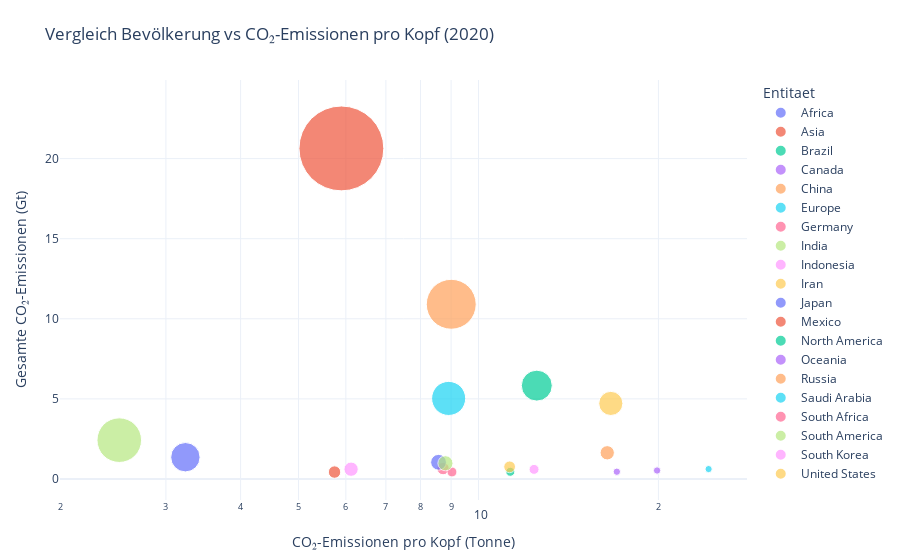

This figure's notebook cell:
### Markdown cell above
### 6. Vergleich Bevölkerung mit Co2/ Einwohner

### Code cell
def plot_population_vs_emissions(capita_df, total_df, year=2020, excluded_categories=['economic_groups', 'political_unions', 'global', 'exclusions']):

    # Reinigung
    capita_clean = exclude_entities(capita_df, excluded_categories)
    total_clean = exclude_entities(total_df, excluded_categories)

    # Jahr Filtern
    capita_year = capita_clean[capita_clean['Year'] == year]
    total_year = total_clean[total_clean['Year'] == year]

    # Die beide DataFrames zusammenfügen
    merged = capita_year.merge(
        total_year[['Entity', 'Year', 'Co2_emissions']],
        on=['Entity', 'Year'],
        how='inner'
    )
    # In eine neue variabel speicher udn die 20 groeßten rausholen 
    merged = merged[merged['Co2_capita_emissions'] > 0].copy()
    top20_entites = merged.nlargest(20, 'Co2_emissions')["Entity"]
    merged = merged[merged["Entity"].isin(top20_entites)].copy()

    # Berechnung der theoretischen Bevölkerung
    merged['population_est'] = merged['Co2_emissions'] / merged['Co2_capita_emissions']
    merged['Bevölkerung (geschätzt)'] = (merged['population_est'] / 1_000_000).round(1).astype(str) + " Mio"

    # Gesamtemissionen in Milliarden umrechnen 
    merged['Co2_emissions_Gt'] = merged['Co2_emissions'] / 1e9

    # Grafik erstellen
    fig = px.scatter(
        merged,
        x='Co2_capita_emissions',
        y='Co2_emissions_Gt',
        color='Entity',
        size='population_est',
        hover_name='Entity',
        hover_data={
            'Bevölkerung (geschätzt)': True,
            'Co2_capita_emissions': ':.2f',
            'Co2_emissions_Gt': ':.2f',
            'population_est': False
        },
        size_max=60,
        log_x=True,
        labels={
            'Co2_capita_emissions': 'CO₂-Emissionen pro Kopf (Tonnen)',
            'Co2_emissions_Gt': 'Gesamte CO₂-Emissionen (Gt)',
            'Entity': 'Land'
        },
        title=f'Vergleich Bevölkerung vs CO₂-Emissionen pro Kopf ({year})'
    )

    # Layout
    fig.update_layout(
        template='plotly_white',
        xaxis_title='CO₂-Emissionen pro Kopf (Tonne)',
        yaxis_title='Gesamte CO₂-Emissionen (Gt)',
        legend_title='Entitaet',
        margin=dict(t=80, l=60, r=30, b=60)
    )

    fig.show()

# Appel de la fonction
plot_population_vs_emissions(capita_co2_emmissions, co2_emissions, year=2020)

### Figure 1 — Plotly figure (JSON) as saved in the notebook; plotly's stock layout.template omitted (floating-point values rounded to 4 significant figures)
{"data": [{"customdata": [["419.3 Mio", 419300000.0]], "hovertemplate": "<b>%{hovertext}</b><br><br>Land=Africa<br>CO₂-Emissionen pro Kopf (Tonnen)=%{x:.2f}<br>Gesamte CO₂-Emissionen (Gt)=%{y:.2f}<br>Bevölkerung (geschätzt)=%{customdata[0]}<extra></extra>", "hovertext": ["Africa"], "legendgroup": "Africa", "marker": {"color": "#636efa", "size": [419300000.0], "sizemode": "area", "sizeref": 971900.0, "symbol": "circle"}, "mode": "markers", "name": "Africa", "orientation": "v", "showlegend": true, "type": "scatter", "x": [3.234], "xaxis": "x", "y": [1.356], "yaxis": "y"}, {"customdata": [["3498.9 Mio", 3499000000.0]], "hovertemplate": "<b>%{hovertext}</b><br><br>Land=Asia<br>CO₂-Emissionen pro Kopf (Tonnen)=%{x:.2f}<br>Gesamte CO₂-Emissionen (Gt)=%{y:.2f}<br>Bevölkerung (geschätzt)=%{customdata[0]}<extra></extra>", "hovertext": ["Asia"], "legendgroup": "Asia", "marker": {"color": "#EF553B", "size": [3499000000.0], "sizemode": "area", "sizeref": 971900.0, "symbol": "circle"}, "mode": "markers", "name": "Asia", "orientation": "v", "showlegend": true, "type": "scatter", "x": [5.898], "xaxis": "x", "y": [20.63], "yaxis": "y"}, {"customdata": [["39.4 Mio", 39380000.0]], "hovertemplate": "<b>%{hovertext}</b><br><br>Land=Brazil<br>CO₂-Emissionen pro Kopf (Tonnen)=%{x:.2f}<br>Gesamte CO₂-Emissionen (Gt)=%{y:.2f}<br>Bevölkerung (geschätzt)=%{customdata[0]}<extra></extra>", "hovertext": ["Brazil"], "legendgroup": "Brazil", "marker": {"color": "#00cc96", "size": [39380000.0], "sizemode": "area", "sizeref": 971900.0, "symbol": "circle"}, "mode": "markers", "name": "Brazil", "orientation": "v", "showlegend": true, "type": "scatter", "x": [11.3], "xaxis": "x", "y": [0.4452], "yaxis": "y"}, {"customdata": [["26.5 Mio", 26470000.0]], "hovertemplate": "<b>%{hovertext}</b><br><br>Land=Canada<br>CO₂-Emissionen pro Kopf (Tonnen)=%{x:.2f}<br>Gesamte CO₂-Emissionen (Gt)=%{y:.2f}<br>Bevölkerung (geschätzt)=%{customdata[0]}<extra></extra>", "hovertext": ["Canada"], "legendgroup": "Canada", "marker": {"color": "#ab63fa", "size": [26470000.0], "sizemode": "area", "sizeref": 971900.0, "symbol": "circle"}, "mode": "markers", "name": "Canada", "orientation": "v", "showlegend": true, "type": "scatter", "x": [19.9], "xaxis": "x", "y": [0.5266], "yaxis": "y"}, {"customdata": [["1211.1 Mio", 1211000000.0]], "hovertemplate": "<b>%{hovertext}</b><br><br>Land=China<br>CO₂-Emissionen pro Kopf (Tonnen)=%{x:.2f}<br>Gesamte CO₂-Emissionen (Gt)=%{y:.2f}<br>Bevölkerung (geschätzt)=%{customdata[0]}<extra></extra>", "hovertext": ["China"], "legendgroup": "China", "marker": {"color": "#FFA15A", "size": [1211000000.0], "sizemode": "area", "sizeref": 971900.0, "symbol": "circle"}, "mode": "markers", "name": "China", "orientation": "v", "showlegend": true, "type": "scatter", "x": [9.004], "xaxis": "x", "y": [10.91], "yaxis": "y"}, {"customdata": [["563.8 Mio", 563800000.0]], "hovertemplate": "<b>%{hovertext}</b><br><br>Land=Europe<br>CO₂-Emissionen pro Kopf (Tonnen)=%{x:.2f}<br>Gesamte CO₂-Emissionen (Gt)=%{y:.2f}<br>Bevölkerung (geschätzt)=%{customdata[0]}<extra></extra>", "hovertext": ["Europe"], "legendgroup": "Europe", "marker": {"color": "#19d3f3", "size": [563800000.0], "sizemode": "area", "sizeref": 971900.0, "symbol": "circle"}, "mode": "markers", "name": "Europe", "orientation": "v", "showlegend": true, "type": "scatter", "x": [8.915], "xaxis": "x", "y": [5.026], "yaxis": "y"}, {"customdata": [["74.3 Mio", 74300000.0]], "hovertemplate": "<b>%{hovertext}</b><br><br>Land=Germany<br>CO₂-Emissionen pro Kopf (Tonnen)=%{x:.2f}<br>Gesamte CO₂-Emissionen (Gt)=%{y:.2f}<br>Bevölkerung (geschätzt)=%{customdata[0]}<extra></extra>", "hovertext": ["Germany"], "legendgroup": "Germany", "marker": {"color": "#FF6692", "size": [74300000.0], "sizemode": "area", "sizeref": 971900.0, "symbol": "circle"}, "mode": "markers", "name": "Germany", "orientation": "v", "showlegend": true, "type": "scatter", "x": [8.726], "xaxis": "x", "y": [0.6484], "yaxis": "y"}, {"customdata": [["966.1 Mio", 966100000.0]], "hovertemplate": "<b>%{hovertext}</b><br><br>Land=India<br>CO₂-Emissionen pro Kopf (Tonnen)=%{x:.2f}<br>Gesamte CO₂-Emissionen (Gt)=%{y:.2f}<br>Bevölkerung (geschätzt)=%{customdata[0]}<extra></extra>", "hovertext": ["India"], "legendgroup": "India", "marker": {"color": "#B6E880", "size": [966100000.0], "sizemode": "area", "sizeref": 971900.0, "symbol": "circle"}, "mode": "markers", "name": "India", "orientation": "v", "showlegend": true, "type": "scatter", "x": [2.507], "xaxis": "x", "y": [2.422], "yaxis": "y"}, {"customdata": [["99.4 Mio", 99350000.0]], "hovertemplate": "<b>%{hovertext}</b><br><br>Land=Indonesia<br>CO₂-Emissionen pro Kopf (Tonnen)=%{x:.2f}<br>Gesamte CO₂-Emissionen (Gt)=%{y:.2f}<br>Bevölkerung (geschätzt)=%{customdata[0]}<extra></extra>", "hovertext": ["Indonesia"], "legendgroup": "Indonesia", "marker": {"color": "#FF97FF", "size": [99350000.0], "sizemode": "area", "sizeref": 971900.0, "symbol": "circle"}, "mode": "markers", "name": "Indonesia", "orientation": "v", "showlegend": true, "type": "scatter", "x": [6.122], "xaxis": "x", "y": [0.6082], "yaxis": "y"}, {"customdata": [["67.1 Mio", 67110000.0]], "hovertemplate": "<b>%{hovertext}</b><br><br>Land=Iran<br>CO₂-Emissionen pro Kopf (Tonnen)=%{x:.2f}<br>Gesamte CO₂-Emissionen (Gt)=%{y:.2f}<br>Bevölkerung (geschätzt)=%{customdata[0]}<extra></extra>", "hovertext": ["Iran"], "legendgroup": "Iran", "marker": {"color": "#FECB52", "size": [67110000.0], "sizemode": "area", "sizeref": 971900.0, "symbol": "circle"}, "mode": "markers", "name": "Iran", "orientation": "v", "showlegend": true, "type": "scatter", "x": [11.27], "xaxis": "x", "y": [0.7566], "yaxis": "y"}, {"customdata": [["121.3 Mio", 121300000.0]], "hovertemplate": "<b>%{hovertext}</b><br><br>Land=Japan<br>CO₂-Emissionen pro Kopf (Tonnen)=%{x:.2f}<br>Gesamte CO₂-Emissionen (Gt)=%{y:.2f}<br>Bevölkerung (geschätzt)=%{customdata[0]}<extra></extra>", "hovertext": ["Japan"], "legendgroup": "Japan", "marker": {"color": "#636efa", "size": [121300000.0], "sizemode": "area", "sizeref": 971900.0, "symbol": "circle"}, "mode": "markers", "name": "Japan", "orientation": "v", "showlegend": true, "type": "scatter", "x": [8.574], "xaxis": "x", "y": [1.04], "yaxis": "y"}, {"customdata": [["74.7 Mio", 74680000.0]], "hovertemplate": "<b>%{hovertext}</b><br><br>Land=Mexico<br>CO₂-Emissionen pro Kopf (Tonnen)=%{x:.2f}<br>Gesamte CO₂-Emissionen (Gt)=%{y:.2f}<br>Bevölkerung (geschätzt)=%{customdata[0]}<extra></extra>", "hovertext": ["Mexico"], "legendgroup": "Mexico", "marker": {"color": "#EF553B", "size": [74680000.0], "sizemode": "area", "sizeref": 971900.0, "symbol": "circle"}, "mode": "markers", "name": "Mexico", "orientation": "v", "showlegend": true, "type": "scatter", "x": [5.744], "xaxis": "x", "y": [0.4289], "yaxis": "y"}, {"customdata": [["465.4 Mio", 465400000.0]], "hovertemplate": "<b>%{hovertext}</b><br><br>Land=North America<br>CO₂-Emissionen pro Kopf (Tonnen)=%{x:.2f}<br>Gesamte CO₂-Emissionen (Gt)=%{y:.2f}<br>Bevölkerung (geschätzt)=%{customdata[0]}<extra></extra>", "hovertext": ["North America"], "legendgroup": "North America", "marker": {"color": "#00cc96", "size": [465400000.0], "sizemode": "area", "sizeref": 971900.0, "symbol": "circle"}, "mode": "markers", "name": "North America", "orientation": "v", "showlegend": true, "type": "scatter", "x": [12.52], "xaxis": "x", "y": [5.827], "yaxis": "y"}, {"customdata": [["26.4 Mio", 26390000.0]], "hovertemplate": "<b>%{hovertext}</b><br><br>Land=Oceania<br>CO₂-Emissionen pro Kopf (Tonnen)=%{x:.2f}<br>Gesamte CO₂-Emissionen (Gt)=%{y:.2f}<br>Bevölkerung (geschätzt)=%{customdata[0]}<extra></extra>", "hovertext": ["Oceania"], "legendgroup": "Oceania", "marker": {"color": "#ab63fa", "size": [26390000.0], "sizemode": "area", "sizeref": 971900.0, "symbol": "circle"}, "mode": "markers", "name": "Oceania", "orientation": "v", "showlegend": true, "type": "scatter", "x": [17.04], "xaxis": "x", "y": [0.4497], "yaxis": "y"}, {"customdata": [["99.4 Mio", 99440000.0]], "hovertemplate": "<b>%{hovertext}</b><br><br>Land=Russia<br>CO₂-Emissionen pro Kopf (Tonnen)=%{x:.2f}<br>Gesamte CO₂-Emissionen (Gt)=%{y:.2f}<br>Bevölkerung (geschätzt)=%{customdata[0]}<extra></extra>", "hovertext": ["Russia"], "legendgroup": "Russia", "marker": {"color": "#FFA15A", "size": [99440000.0], "sizemode": "area", "sizeref": 971900.0, "symbol": "circle"}, "mode": "markers", "name": "Russia", "orientation": "v", "showlegend": true, "type": "scatter", "x": [16.42], "xaxis": "x", "y": [1.633], "yaxis": "y"}, {"customdata": [["25.4 Mio", 25390000.0]], "hovertemplate": "<b>%{hovertext}</b><br><br>Land=Saudi Arabia<br>CO₂-Emissionen pro Kopf (Tonnen)=%{x:.2f}<br>Gesamte CO₂-Emissionen (Gt)=%{y:.2f}<br>Bevölkerung (geschätzt)=%{customdata[0]}<extra></extra>", "hovertext": ["Saudi Arabia"], "legendgroup": "Saudi Arabia", "marker": {"color": "#19d3f3", "size": [25390000.0], "sizemode": "area", "sizeref": 971900.0, "symbol": "circle"}, "mode": "markers", "name": "Saudi Arabia", "orientation": "v", "showlegend": true, "type": "scatter", "x": [24.27], "xaxis": "x", "y": [0.6161], "yaxis": "y"}, {"customdata": [["48.1 Mio", 48070000.0]], "hovertemplate": "<b>%{hovertext}</b><br><br>Land=South Africa<br>CO₂-Emissionen pro Kopf (Tonnen)=%{x:.2f}<br>Gesamte CO₂-Emissionen (Gt)=%{y:.2f}<br>Bevölkerung (geschätzt)=%{customdata[0]}<extra></extra>", "hovertext": ["South Africa"], "legendgroup": "South Africa", "marker": {"color": "#FF6692", "size": [48070000.0], "sizemode": "area", "sizeref": 971900.0, "symbol": "circle"}, "mode": "markers", "name": "South Africa", "orientation": "v", "showlegend": true, "type": "scatter", "x": [9.03], "xaxis": "x", "y": [0.4341], "yaxis": "y"}, {"customdata": [["111.2 Mio", 111200000.0]], "hovertemplate": "<b>%{hovertext}</b><br><br>Land=South America<br>CO₂-Emissionen pro Kopf (Tonnen)=%{x:.2f}<br>Gesamte CO₂-Emissionen (Gt)=%{y:.2f}<br>Bevölkerung (geschätzt)=%{customdata[0]}<extra></extra>", "hovertext": ["South America"], "legendgroup": "South America", "marker": {"color": "#B6E880", "size": [111200000.0], "sizemode": "area", "sizeref": 971900.0, "symbol": "circle"}, "mode": "markers", "name": "South America", "orientation": "v", "showlegend": true, "type": "scatter", "x": [8.805], "xaxis": "x", "y": [0.9794], "yaxis": "y"}, {"customdata": [["48.2 Mio", 48240000.0]], "hovertemplate": "<b>%{hovertext}</b><br><br>Land=South Korea<br>CO₂-Emissionen pro Kopf (Tonnen)=%{x:.2f}<br>Gesamte CO₂-Emissionen (Gt)=%{y:.2f}<br>Bevölkerung (geschätzt)=%{customdata[0]}<extra></extra>", "hovertext": ["South Korea"], "legendgroup": "South Korea", "marker": {"color": "#FF97FF", "size": [48240000.0], "sizemode": "area", "sizeref": 971900.0, "symbol": "circle"}, "mode": "markers", "name": "South Korea", "orientation": "v", "showlegend": true, "type": "scatter", "x": [12.39], "xaxis": "x", "y": [0.5976], "yaxis": "y"}, {"customdata": [["283.2 Mio", 283200000.0]], "hovertemplate": "<b>%{hovertext}</b><br><br>Land=United States<br>CO₂-Emissionen pro Kopf (Tonnen)=%{x:.2f}<br>Gesamte CO₂-Emissionen (Gt)=%{y:.2f}<br>Bevölkerung (geschätzt)=%{customdata[0]}<extra></extra>", "hovertext": ["United States"], "legendgroup": "United States", "marker": {"color": "#FECB52", "size": [283200000.0], "sizemode": "area", "sizeref": 971900.0, "symbol": "circle"}, "mode": "markers", "name": "United States", "orientation": "v", "showlegend": true, "type": "scatter", "x": [16.65], "xaxis": "x", "y": [4.715], "yaxis": "y"}], "layout": {"legend": {"itemsizing": "constant", "title": {"text": "Entitaet"}, "tracegroupgap": 0}, "margin": {"b": 60, "l": 60, "r": 30, "t": 80}, "title": {"text": "Vergleich Bevölkerung vs CO₂-Emissionen pro Kopf (2020)"}, "xaxis": {"anchor": "y", "domain": [0, 1], "title": {"text": "CO₂-Emissionen pro Kopf (Tonne)"}, "type": "log"}, "yaxis": {"anchor": "x", "domain": [0, 1], "title": {"text": "Gesamte CO₂-Emissionen (Gt)"}}}}
